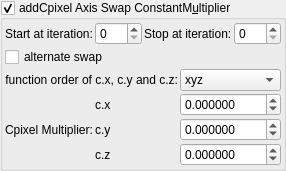
    <widget class="MyGroupBox" name="groupCheck_transf_addCpixel_enabled_false">
     <property name="toolTip">
      <string>&lt;html&gt;&lt;head/&gt;&lt;body&gt;&lt;p&gt;Cpixel is CVector3 c = ( c.x, c.y, c.z). It is each original point (pixel) in 3D space where the iteration starts from, ( c = original z for each point .) It is commonly found in formula structures z = f(z) + c.&lt;/p&gt;&lt;p&gt;The Cpixel multiplier effectively scales this point &amp;quot;c&amp;quot;.&lt;/p&gt;&lt;p&gt;This transform allows the swapping of the order of the &amp;quot;CVector3 c&amp;quot; components before being multiplied by &amp;quot;CVector3 z&amp;quot; components.&lt;/p&gt;&lt;/body&gt;&lt;/html&gt;</string>
     </property>
     <property name="title">
      <string>addCpixel Axis Swap ConstantM&amp;ultiplier</string>
     </property>
     <property name="checkable">
      <bool>true</bool>
     </property>
     <layout class="QVBoxLayout" name="verticalLayout_50">
      <property name="spacing">
       <number>2</number>
      </property>
      <property name="leftMargin">
       <number>2</number>
      </property>
      <property name="topMargin">
       <number>2</number>
      </property>
      <property name="rightMargin">
       <number>2</number>
      </property>
      <property name="bottomMargin">
       <number>2</number>
      </property>
      <item>
       <layout class="QGridLayout" name="gridLayout_81">
        <property name="spacing">
         <number>2</number>
        </property>
        <item row="3" column="3">
         <widget class="MySpinBox" name="spinboxInt_transf_stop_iterations_E">
          <property name="sizePolicy">
           <sizepolicy hsizetype="Preferred" vsizetype="Maximum">
            <horstretch>0</horstretch>
            <verstretch>0</verstretch>
           </sizepolicy>
          </property>
          <property name="maximum">
           <number>999</number>
          </property>
         </widget>
        </item>
        <item row="3" column="2">
         <widget class="QLabel" name="label_52">
          <property name="text">
           <string>Stop at iteration:</string>
          </property>
         </widget>
        </item>
        <item row="3" column="1">
         <widget class="MySpinBox" name="spinboxInt_transf_start_iterations_E">
          <property name="sizePolicy">
           <sizepolicy hsizetype="Minimum" vsizetype="Maximum">
            <horstretch>0</horstretch>
            <verstretch>0</verstretch>
           </sizepolicy>
          </property>
          <property name="minimum">
           <number>0</number>
          </property>
          <property name="maximum">
           <number>999</number>
          </property>
          <property name="value">
           <number>0</number>
          </property>
         </widget>
        </item>
        <item row="3" column="0">
         <widget class="QLabel" name="label_72">
          <property name="text">
           <string>Start at iteration:</string>
          </property>
         </widget>
        </item>
       </layout>
      </item>
      <item>
       <layout class="QGridLayout" name="gridLayout_24" columnstretch="0,0,0,1">
        <property name="spacing">
         <number>2</number>
        </property>
        <item row="0" column="0" colspan="2">
         <widget class="MyCheckBox" name="checkBox_transf_alternate_enabled_false">
          <property name="text">
           <string>alternate swap</string>
          </property>
         </widget>
        </item>
        <item row="3" column="3">
         <widget class="MyDoubleSpinBox" name="spinbox3_transf_constant_multiplier_111_y">
          <property name="sizePolicy">
           <sizepolicy hsizetype="Minimum" vsizetype="Maximum">
            <horstretch>0</horstretch>
            <verstretch>0</verstretch>
           </sizepolicy>
          </property>
          <property name="prefix">
           <string/>
          </property>
          <property name="suffix">
           <string/>
          </property>
          <property name="decimals">
           <number>6</number>
          </property>
          <property name="minimum">
           <double>-99.989999999999995</double>
          </property>
          <property name="maximum">
           <double>99.989999999999995</double>
          </property>
          <property name="singleStep">
           <double>0.100000000000000</double>
          </property>
         </widget>
        </item>
        <item row="2" column="3">
         <widget class="MyDoubleSpinBox" name="spinbox3_transf_constant_multiplier_111_x">
          <property name="sizePolicy">
           <sizepolicy hsizetype="Minimum" vsizetype="Maximum">
            <horstretch>0</horstretch>
            <verstretch>0</verstretch>
           </sizepolicy>
          </property>
          <property name="prefix">
           <string/>
          </property>
          <property name="suffix">
           <string/>
          </property>
          <property name="decimals">
           <number>6</number>
          </property>
          <property name="minimum">
           <double>-99.989999999999995</double>
          </property>
          <property name="maximum">
           <double>99.989999999999995</double>
          </property>
          <property name="singleStep">
           <double>0.100000000000000</double>
          </property>
         </widget>
        </item>
        <item row="2" column="1">
         <widget class="QLabel" name="label_116">
          <property name="text">
           <string notr="true">c.x</string>
          </property>
         </widget>
        </item>
        <item row="3" column="1">
         <widget class="QLabel" name="label_114">
          <property name="text">
           <string notr="true">c.y</string>
          </property>
         </widget>
        </item>
        <item row="4" column="1">
         <widget class="QLabel" name="label_115">
          <property name="text">
           <string notr="true">c.z</string>
          </property>
         </widget>
        </item>
        <item row="4" column="3">
         <widget class="MyDoubleSpinBox" name="spinbox3_transf_constant_multiplier_111_z">
          <property name="sizePolicy">
           <sizepolicy hsizetype="Minimum" vsizetype="Maximum">
            <horstretch>0</horstretch>
            <verstretch>0</verstretch>
           </sizepolicy>
          </property>
          <property name="prefix">
           <string/>
          </property>
          <property name="suffix">
           <string/>
          </property>
          <property name="decimals">
           <number>6</number>
          </property>
          <property name="minimum">
           <double>-99.989999999999995</double>
          </property>
          <property name="maximum">
           <double>99.989999999999995</double>
          </property>
          <property name="singleStep">
           <double>0.100000000000000</double>
          </property>
         </widget>
        </item>
        <item row="2" column="0" rowspan="3">
         <widget class="QLabel" name="label_108">
          <property name="text">
           <string>Cpixel Multiplier:</string>
          </property>
         </widget>
        </item>
        <item row="1" column="3">
         <widget class="QComboBox" name="comboBox_mandelbulbMulti_order_of_xyz">
          <item>
           <property name="text">
            <string notr="true">xyz</string>
           </property>
          </item>
          <item>
           <property name="text">
            <string notr="true">xzy</string>
           </property>
          </item>
          <item>
           <property name="text">
            <string notr="true">yxz</string>
           </property>
          </item>
          <item>
           <property name="text">
            <string notr="true">yzx</string>
           </property>
          </item>
          <item>
           <property name="text">
            <string notr="true">zxy</string>
           </property>
          </item>
          <item>
           <property name="text">
            <string notr="true">zyx</string>
           </property>
          </item>
         </widget>
        </item>
        <item row="1" column="0" colspan="2">
         <widget class="QLabel" name="label">
          <property name="text">
           <string>function order of c.x, c.y and c.z:</string>
          </property>
          <property name="alignment">
           <set>Qt::AlignRight|Qt::AlignTrailing|Qt::AlignVCenter</set>
          </property>
         </widget>
        </item>
       </layout>
      </item>
     </layout>
    </widget>
